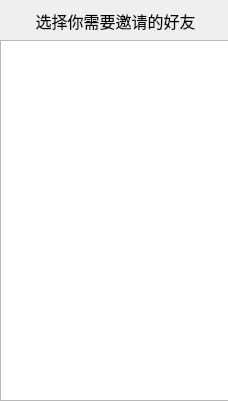
<?xml version="1.0" encoding="UTF-8"?>
<ui version="4.0">
 <class>LiteChat_InviteFriend</class>
 <widget class="QWidget" name="LiteChat_InviteFriend">
  <property name="geometry">
   <rect>
    <x>0</x>
    <y>0</y>
    <width>228</width>
    <height>401</height>
   </rect>
  </property>
  <property name="windowTitle">
   <string>Form</string>
  </property>
  <widget class="QLabel" name="label">
   <property name="geometry">
    <rect>
     <x>10</x>
     <y>10</y>
     <width>211</width>
     <height>21</height>
    </rect>
   </property>
   <property name="font">
    <font>
     <pointsize>12</pointsize>
    </font>
   </property>
   <property name="text">
    <string>选择你需要邀请的好友</string>
   </property>
   <property name="alignment">
    <set>Qt::AlignCenter</set>
   </property>
  </widget>
  <widget class="QListWidget" name="listWidget">
   <property name="geometry">
    <rect>
     <x>0</x>
     <y>40</y>
     <width>231</width>
     <height>361</height>
    </rect>
   </property>
  </widget>
 </widget>
 <resources/>
 <connections/>
</ui>
